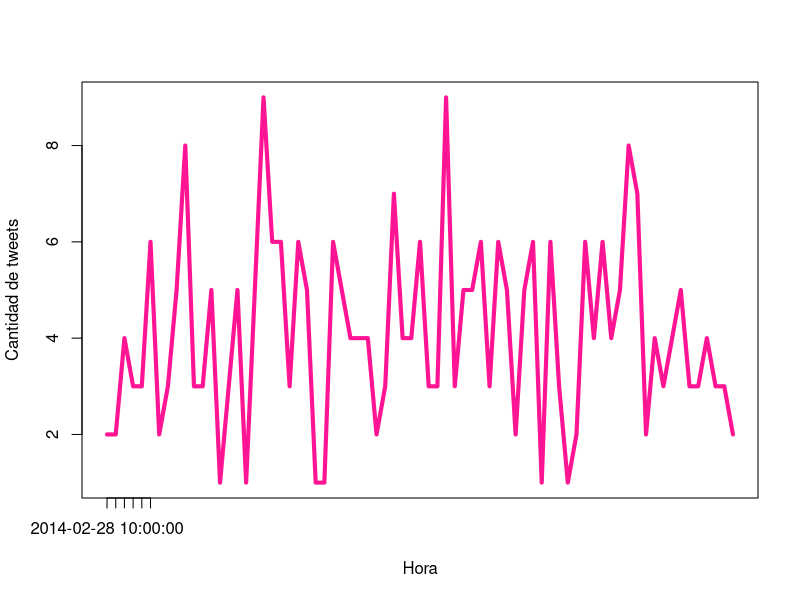

Here is the R script that generated this plot:
#Instalar librwrias
install.packages("lubridate")
install.packages("stringr")
install.packages("plyr")
install.packages("ggplot2")

# Librerías necesarias
library(lubridate)   # Fechas
library(stringr)     # Texto
library(plyr)        # Manejo de listas a data.frame
library(ggplot2)     # Gráficas

# Cargar dataset de tweets desde archivo CSV
oscars <- read.csv("oscars_tweets_big.csv")

# Ver los datos
#View(oscars)  # Visualiza el dataset cargado
head(oscars)  # muestra las primeras filas del dataset

# Crear variable de tiempo y redondearla por hora
oscars$time <- as.POSIXct(oscars$created_at, tz = "UTC")
oscars$round_hour <- round_date(oscars$time, unit = "hour")

# Contar tweets por hora
plot_time <- as.data.frame(table(oscars$round_hour))

# Graficar evolución de tweets por hora
plot(plot_time[,2],
     type = "l",
     xaxt = "n",
     xlab = "Hora",
     ylab = "Cantidad de tweets",
     col = "deeppink",  
     lwd = 4)              # grosor de línea

axis(1,
     at = c(1, 2, 3, 4, 5, 6),
     labels = plot_time[c(1, 2, 3, 4, 5, 6), 1])


# Convertir textos a minúsculas
oscars$lotext <- tolower(oscars$text)

# Definir palabras a buscar
actor <- c("leonardo dicaprio", "matthew mcconaughey")
actress <- c("cate blanchett")
film <- c("gravity", "12 years a slave")

# Buscar menciones exactas
dat_actor <- ldply(lapply(oscars$lotext, str_detect, actor))
dat_actress <- ldply(lapply(oscars$lotext, str_detect, actress))
dat_film <- ldply(lapply(oscars$lotext, str_detect, film))

colnames(dat_actor) <- c("dicaprio", "mcconaughey")
colnames(dat_actress) <- c("blanchett")
colnames(dat_film) <- c("gravity", "twelve_years_slave")

# Total de menciones exactas
apply(dat_actor, 2, sum)
apply(dat_actress, 2, sum)
apply(dat_film, 2, sum)

# Buscar errores de escritura (búsqueda aproximada)
length_actor <- unlist(lapply(lapply(actor, agrep, oscars$lotext), length))
length_actress <- unlist(lapply(lapply(actress, agrep, oscars$lotext), length))
length_film <- unlist(lapply(lapply(film, agrep, oscars$lotext), length))

names(length_actor) <- c("dicaprio", "mcconaughey")
names(length_actress) <- c("blanchett")
names(length_film) <- c("gravity", "twelve_years_slave")

# Total de menciones aproximadas
length_actor
length_actress
length_film
